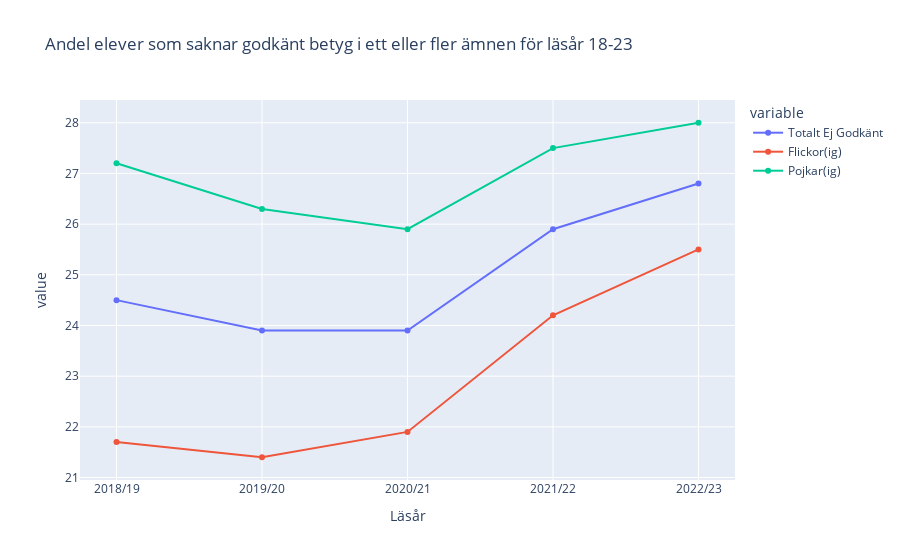

Here is the notebook cell this chart was saved with:
### Code cell
import plotly.express as px

#Läser in bety_o_prov_riksnivå filen 

df_betyg = pd.read_excel("visualiseringar\\betyg_o_prov_riksnivå (1).xlsx", sheet_name="Tabell 1B", skiprows=7)

#Lägger till nya column namn
columns2 = ["Läsår", "Totalt Meritvärde 16 ämnen", "Flickor(Meritvärde)", "Pojkar(Meritvärde)", "Totalt","Flickor", "Pojkar", "Totalt Ej Godkänt", "Flickor(ig)", "Pojkar(ig)"]

df_betyg.columns = columns2

# Extraherar relevant data för flickor och pojkar med ej godkänt 
df_betyg_ejgodkänt = df_betyg[["Läsår", "Totalt Ej Godkänt", "Flickor(ig)", "Pojkar(ig)"]]

# Tar de 5 första raderna så det blir rätt år tal
df_betyg_ejgodkänt_3_år = df_betyg_ejgodkänt.head(5)

# Skapar linjediagrammet
fig2 = px.line(df_betyg_ejgodkänt_3_år, x="Läsår", y=["Totalt Ej Godkänt", "Flickor(ig)", "Pojkar(ig)"],
               title="Andel elever som saknar godkänt betyg i ett eller fler ämnen för läsår 18-23",
               markers=True)
fig2.write_html("visualiseringar\\graf_andel_elever_saknar_godkänt_betyg_18_23.html")
fig2.show()

### Figure 1 — Plotly figure (JSON) as saved in the notebook; plotly's stock layout.template omitted (floating-point values rounded to 4 significant figures)
{"data": [{"hovertemplate": "variable=Totalt Ej Godkänt<br>Läsår=%{x}<br>value=%{y}<extra></extra>", "legendgroup": "Totalt Ej Godkänt", "line": {"color": "#636efa", "dash": "solid"}, "marker": {"symbol": "circle"}, "mode": "lines+markers", "name": "Totalt Ej Godkänt", "orientation": "v", "showlegend": true, "type": "scatter", "x": ["2018/19", "2019/20", "2020/21", "2021/22", "2022/23"], "xaxis": "x", "y": [24.5, 23.9, 23.9, 25.9, 26.8], "yaxis": "y"}, {"hovertemplate": "variable=Flickor(ig)<br>Läsår=%{x}<br>value=%{y}<extra></extra>", "legendgroup": "Flickor(ig)", "line": {"color": "#EF553B", "dash": "solid"}, "marker": {"symbol": "circle"}, "mode": "lines+markers", "name": "Flickor(ig)", "orientation": "v", "showlegend": true, "type": "scatter", "x": ["2018/19", "2019/20", "2020/21", "2021/22", "2022/23"], "xaxis": "x", "y": [21.7, 21.4, 21.9, 24.2, 25.5], "yaxis": "y"}, {"hovertemplate": "variable=Pojkar(ig)<br>Läsår=%{x}<br>value=%{y}<extra></extra>", "legendgroup": "Pojkar(ig)", "line": {"color": "#00cc96", "dash": "solid"}, "marker": {"symbol": "circle"}, "mode": "lines+markers", "name": "Pojkar(ig)", "orientation": "v", "showlegend": true, "type": "scatter", "x": ["2018/19", "2019/20", "2020/21", "2021/22", "2022/23"], "xaxis": "x", "y": [27.2, 26.3, 25.9, 27.5, 28.0], "yaxis": "y"}], "layout": {"legend": {"title": {"text": "variable"}, "tracegroupgap": 0}, "title": {"text": "Andel elever som saknar godkänt betyg i ett eller fler ämnen för läsår 18-23"}, "xaxis": {"anchor": "y", "domain": [0, 1], "title": {"text": "Läsår"}}, "yaxis": {"anchor": "x", "domain": [0, 1], "title": {"text": "value"}}}}
